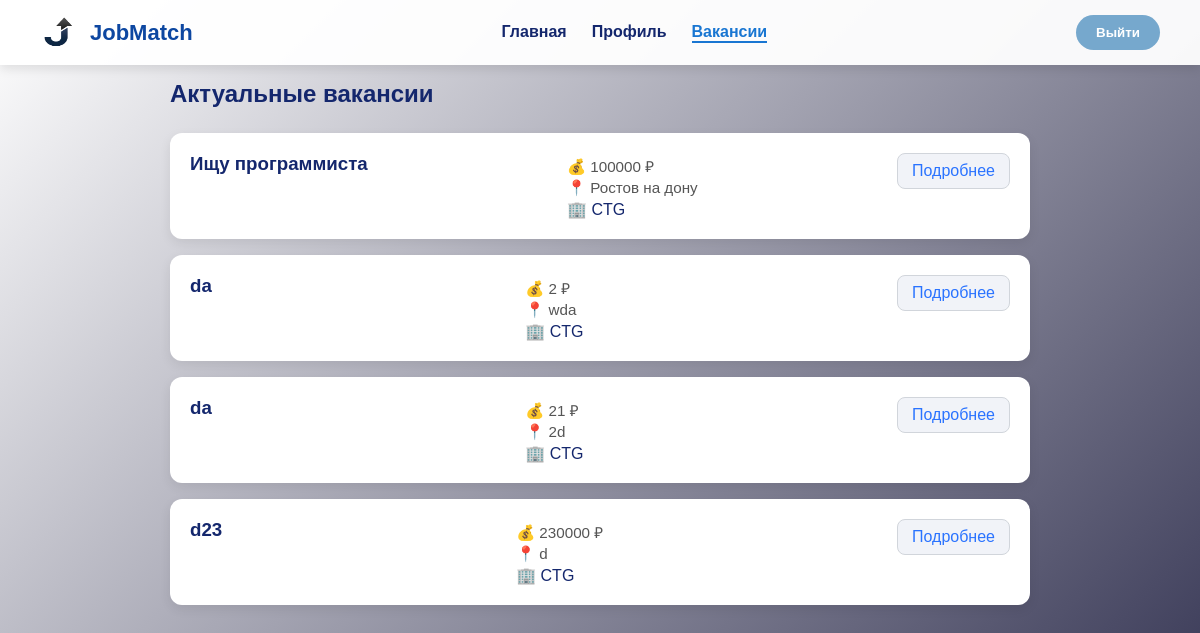
The app's page /jobs/, older data.
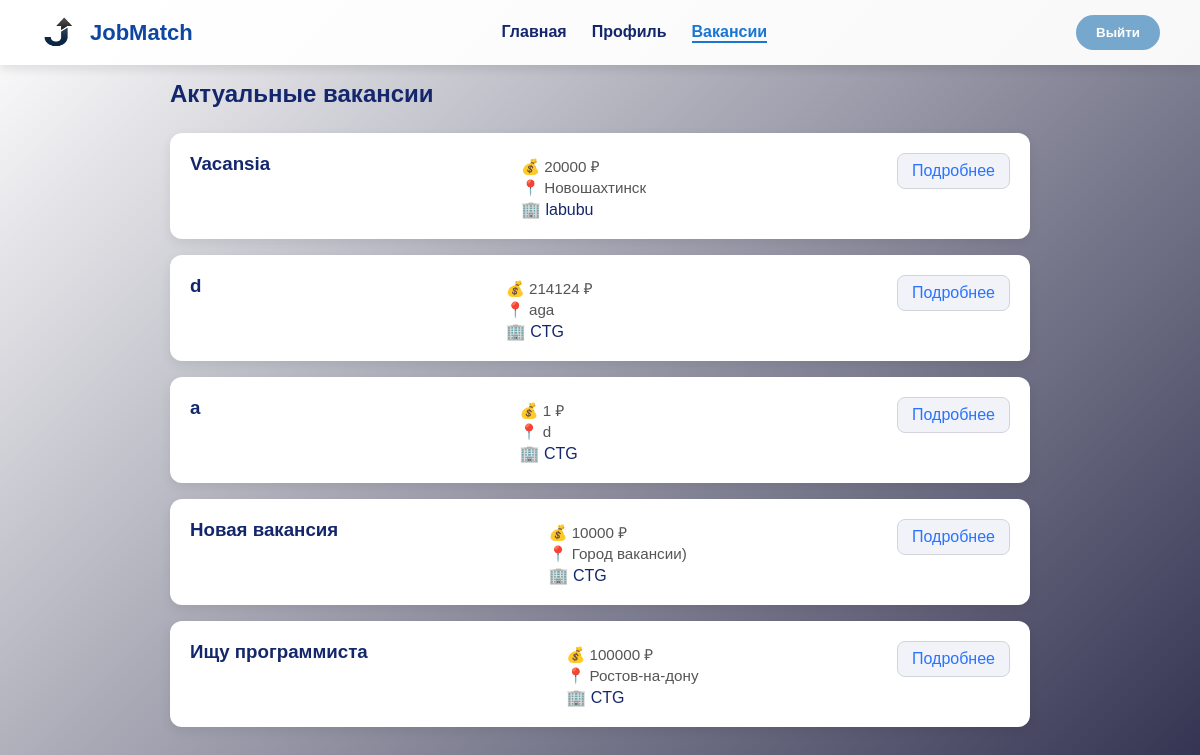
The same page, newer data.
### server/models.py (models this page shows, shortened)
class Jobs(models.Model):
    leader = models.ForeignKey(Leader, on_delete=models.CASCADE, related_name='jobs', null=True)
    title = models.CharField(max_length=255, blank=False)
    description = models.TextField(blank=False)
    location = models.CharField(max_length=255, blank=False)
    salary = models.IntegerField(blank=False)
    created_at = models.DateTimeField(auto_now_add=True)
    updated_at = models.DateTimeField(auto_now=True)

class Leader(models.Model):
    name = models.CharField(max_length=50, blank=False)
    email = models.CharField(max_length=50, blank=False, unique=True)
    company = models.CharField(max_length=50, blank=False)
    city = models.CharField(max_length=50, blank=False)
    password = models.CharField(max_length=128, blank=False)
    is_banned = models.BooleanField(default=False)
    ban_reason = models.TextField(blank=True, null=True, verbose_name="Причина блокировки")
    ban_until = models.DateTimeField(blank=True, null=True, verbose_name="Дата окончания блокировки")

### server/views.py (the view)
# urls.py: path('jobs/', JobListView.as_view(), name='job_list'),
class JobListView(View):
    def get(self, request):
        jobs = Jobs.objects.all().order_by("-created_at")
        return render(request, "job_list.html", {"jobs": jobs})

### server/templates/job_list.html (shortened to what this page needs)
{% load static %}
<!DOCTYPE html>
<html lang="ru">
<head>
    <link rel="stylesheet" href="{% static 'css/vacan.css' %}">
</head>
<body>
    <header class="header">
        <a href="{% url 'candidate_home' %}" class="logo">
            <img src="{% static 'png/logo.png' %}" alt="Logo" class="logo-img">
            <span class="logo-text">JobMatch</span>
        </a>
        <nav class="nav">
            <a href="{% url 'candidate_home' %}" class="nav-link">Главная</a>
            <a href="{% url 'profile_candidate' %}" class="nav-link">Профиль</a>
            <a href="{% url "job_list" %}" class="nav-link active">Вакансии</a>
        </nav>
        <button class="logout-btn" onclick="window.location.href='{% url 'logout' %}'">Выйти</button>
    </header>
    <main class="main-content">
        <h2 class="jobs-header">Актуальные вакансии</h2>
        <div class="jobs-list">
            {% for job in jobs %}
                <div class="job-card">
                    <h3>{{ job.title }}</h3>
                    <div class="job-info">
                        <p class="job-salary">
                            <span class="icon">💰</span> {{ job.salary }} ₽
                        </p>
                        <p class="job-location">
                            <span class="icon">📍</span> {{ job.location }}
                        </p>
                        <p class="meta-item company">
                            <span class="icon">🏢</span> {{ job.leader.company }}
                        </p>
                    </div>
                    <a href="{% url 'job_detail' job.id %}" class="view-btn">
                        Подробнее
                    </a>
                </div>
            {% empty %}
                <p class="empty-message">Пока нет доступных вакансий. Загляните позже!</p>
            {% endfor %}
        </div>
    </main>
</body>
</html>

### server/static/css/vacan.css (style rules this page uses)
* { margin: 0; padding: 0; box-sizing: border-box; font-family: 'Arial', sans-serif; }
body { min-height: 100vh; background: linear-gradient(135deg, #ffffff, #2a2a4a); color: #14276d; }
.main-content { max-width: 900px; margin: 60px auto; padding: 20px; font-family: "Inter", sans-serif; gap: 20px; }
.jobs-header { display: flex; justify-content: space-between; align-items: center; margin-bottom: 25px; }
.jobs-list { display: flex; flex-direction: column; gap: 16px; }
.job-card { display: flex; justify-content: space-between; align-items: flex-start; background: #fff; border-radius: 12px; padding: 20px; box-shadow: 0 4px 12px rgba(0, 0, 0, 0.08); transition: transform 0.2s ease, box-shadow 0.2s ease; }
.job-location, .job-salary { color: #555; font-size: 0.95rem; margin: 3px 0; }
.view-btn { background-color: #f1f3f8; color: #2a73ff; border: 1px solid #d1d5db; border-radius: 8px; padding: 8px 14px; font-weight: 500; text-decoration: none; transition: 0.3s; }
.header { position: fixed; top: 0; left: 0; width: 100%; padding: 15px 40px; display: flex; justify-content: space-between; align-items: center; background: rgba(255, 255, 255, 0.95); box-shadow: 0 4px 10px rgba(0, 0, 0, 0.1); z-index: 1000; }
.logo { display: flex; align-items: center; text-decoration: none; color: #0d47a1; transition: color 0.3s ease; }
.logo img { height: 35px; width: 40px; margin-right: 10px; }
.logo-text { font-weight: 700; font-size: 22px; }
.nav { display: flex; gap: 25px; }
.nav-link { text-decoration: none; color: #14276d; font-weight: 600; transition: all 0.3s ease; }
.nav-link.active { color: #1976d2; border-bottom: 2px solid #1976d2; }
.logout-btn { background: #76a8cd; border: none; padding: 10px 20px; border-radius: 25px; color: white; font-weight: 600; cursor: pointer; transition: all 0.3s ease; }

Row changes from the older to the newer data that the page shows:
removed Jobs: title "da", salary "2", location "wda", leader.company "CTG"
removed Jobs: title "da", salary "21", location "2d", leader.company "CTG"
removed Jobs: title "d23", salary "230000", location "d", leader.company "CTG"
added Jobs: title "Vacansia", salary "20000", location "Новошахтинск", leader.company "labubu"
added Jobs: title "d", salary "214124", location "aga", leader.company "CTG"
added Jobs: title "a", salary "1", location "d", leader.company "CTG"
added Jobs: title "Новая вакансия", salary "10000", location "Город вакансии)", leader.company "CTG"
changed Jobs "Ищу программиста": location "Ростов на дону" → "Ростов-на-дону"
